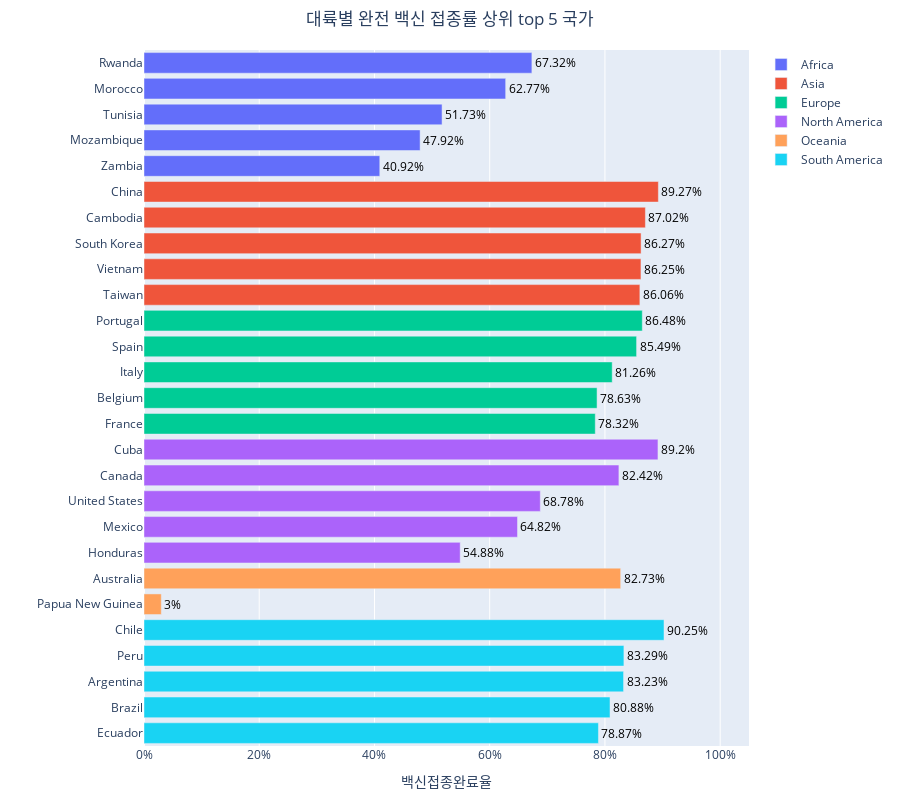

Write notebook code for a chart like this one.
### Code cell
## 대륙별 백신접종완료율 top 5 필터링
vaccine_top5_by_continent = df_covid19_stat.loc[df_covid19_stat['인구수'] > 10000000].sort_values(by=['continent', '인구백명당백신접종완료율'], ascending=False).groupby('continent').head(5).reset_index()

fig = go.Figure()

for continent, group in vaccine_top5_by_continent.groupby('continent'):
    fig.add_trace(go.Bar(
        y = group['location'], x = group['인구백명당백신접종완료율'], 
        name = continent,
        text = group['인구백명당백신접종완료율'], textposition = 'outside', texttemplate = '%{text}%', 
        textfont = dict(color = 'black'), orientation = 'h'))
    
fig.update_layout(title = dict(text = '대륙별 완전 백신 접종률 상위 top 5 국가', x = 0.5),
         xaxis = dict(title = '백신접종완료율', 
                      ticksuffix = '%', range = (0, 105)), 
         yaxis = dict(title = '', autorange = 'reversed'), 
         margin = margins_P, height = 800)
   
fig.show()

### Figure 1 — Plotly figure (JSON) as saved in the notebook; plotly's stock layout.template omitted (floating-point values rounded to 4 significant figures)
{"data": [{"name": "Africa", "orientation": "h", "text": [67.32, 62.77, 51.73, 47.92, 40.92], "textfont": {"color": "black"}, "textposition": "outside", "texttemplate": "%{text}%", "type": "bar", "x": [67.32, 62.77, 51.73, 47.92, 40.92], "y": ["Rwanda", "Morocco", "Tunisia", "Mozambique", "Zambia"]}, {"name": "Asia", "orientation": "h", "text": [89.27, 87.02, 86.27, 86.25, 86.06], "textfont": {"color": "black"}, "textposition": "outside", "texttemplate": "%{text}%", "type": "bar", "x": [89.27, 87.02, 86.27, 86.25, 86.06], "y": ["China", "Cambodia", "South Korea", "Vietnam", "Taiwan"]}, {"name": "Europe", "orientation": "h", "text": [86.48, 85.49, 81.26, 78.63, 78.32], "textfont": {"color": "black"}, "textposition": "outside", "texttemplate": "%{text}%", "type": "bar", "x": [86.48, 85.49, 81.26, 78.63, 78.32], "y": ["Portugal", "Spain", "Italy", "Belgium", "France"]}, {"name": "North America", "orientation": "h", "text": [89.2, 82.42, 68.78, 64.82, 54.88], "textfont": {"color": "black"}, "textposition": "outside", "texttemplate": "%{text}%", "type": "bar", "x": [89.2, 82.42, 68.78, 64.82, 54.88], "y": ["Cuba", "Canada", "United States", "Mexico", "Honduras"]}, {"name": "Oceania", "orientation": "h", "text": [82.73, 3], "textfont": {"color": "black"}, "textposition": "outside", "texttemplate": "%{text}%", "type": "bar", "x": [82.73, 3], "y": ["Australia", "Papua New Guinea"]}, {"name": "South America", "orientation": "h", "text": [90.25, 83.29, 83.23, 80.88, 78.87], "textfont": {"color": "black"}, "textposition": "outside", "texttemplate": "%{text}%", "type": "bar", "x": [90.25, 83.29, 83.23, 80.88, 78.87], "y": ["Chile", "Peru", "Argentina", "Brazil", "Ecuador"]}], "layout": {"height": 800, "margin": {"b": 25, "l": 25, "r": 25, "t": 50}, "title": {"text": "대륙별 완전 백신 접종률 상위 top 5 국가", "x": 0.5}, "xaxis": {"range": [0, 105], "ticksuffix": "%", "title": {"text": "백신접종완료율"}}, "yaxis": {"autorange": "reversed", "title": {"text": ""}}}}
